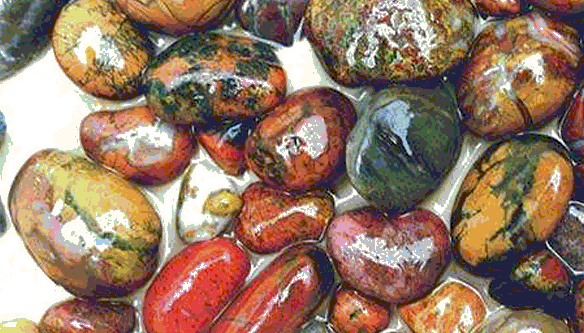
%> input picture 1/src/rock.bmp, 584 x 333 px
$ octave pr1_1.m   (GNU Octave 9; MATLAB toolbox functions it lacks are replaced by stand-ins)
%> lines starting %> are read from the running program, lines starting %| are printed output that depends on the picture; in (x1, y1, x2, y2) boxes, pixels count from 0 and x2, y2 are one past the last pixel; in counts of white or black regions, pixels touching at a corner belong together; the program's own positions count from 1
[img, color_map] = imread('rock.bmp');
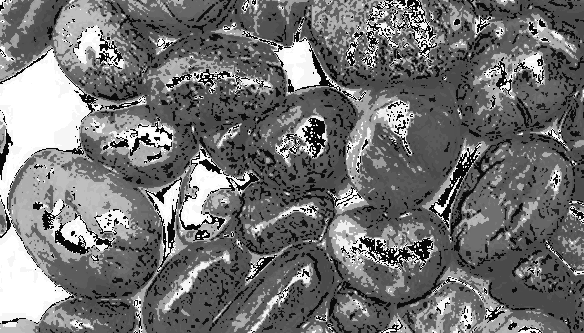
%> img: size 333x584 uint8; min 0, max 255, mean 115.5
%> color_map = 256 rows, first 12: [0 0 0; 0.502 0 0; 0 0.502 0; 0.502 0.502 0; 0 0 0.502; 0.502 0 0.502; 0 0.502 0.502; 0.753 0.753 0.753; 0.753 0.863 0.753; 0.651 0.792 0.941; 0.251 0.125 0; 0.376 0.125 0]
I = im2double(ind2gray(img, color_map));
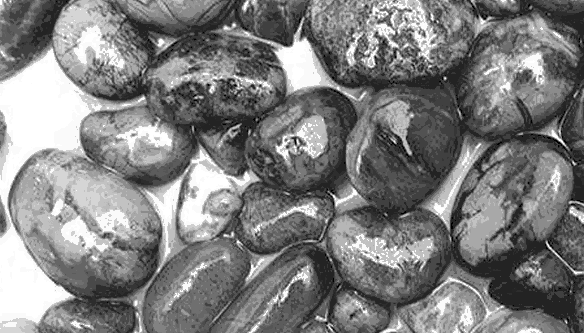
%> I: size 333x584 double; min 0, max 1, mean 0.5

level = DIYiterativeThreshold(I);
%> in DIYiterativeThreshold, `T = 0.5 * (min(I(:)) + max(I(:)));`: T = 0.5
%> the loop in DIYiterativeThreshold, `while abs(T - Tnext) >= 0.5` made 1 pass
%> (Tnext, T) on pass 1: (0.5, 0.498)
%> pass 1, in DIYiterativeThreshold, `g = I >= T;`:
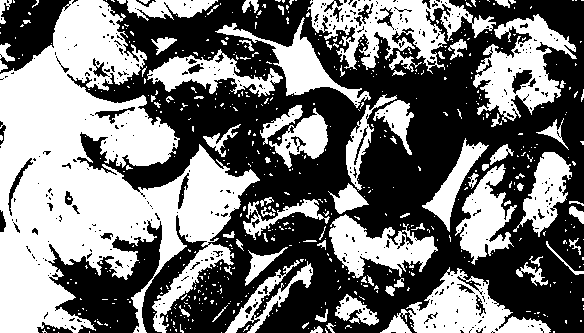
%> g: size 333x584 logical; 46.2% white; 588 white regions (504 under 20 px), largest, box (x1, y1, x2, y2) and area: (0, 0, 260, 333) 43244, (307, 0, 496, 74) 5898, (473, 14, 577, 122) 4961
%> level = 0.498
BW = I > level; % бінаризація

f = figure;
subplot(1,3,1), imshow(img, color_map), title('Оригінал');
subplot(1,3,2), imshow(I), title('Відтінки сірого');
subplot(1,3,3), imshow(BW), title(['Бінаризація, поріг = ', num2str(level)]);
%> after `title(['Бінаризація, поріг = ', num2str(level)])`:
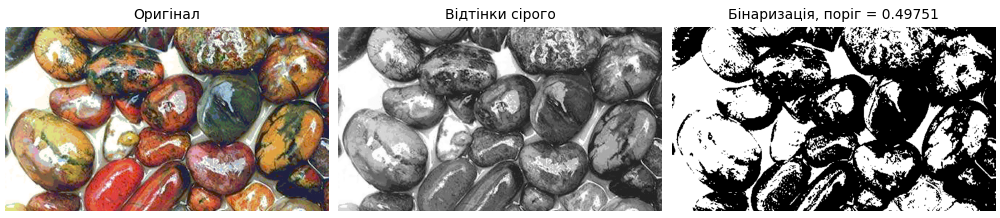
%> figure redrawn from the program's plot data, 3 panels

exportgraphics(f, [mfilename('fullpath') '.png'], 'Resolution', 300);


function T = DIYiterativeThreshold(I)
  T = 0.5 * (min(I(:)) + max(I(:))); %початковий поріг - середнє між min max пікселів
  Tnext = 0;
  while abs(T - Tnext) >= 0.5
    Tnext = T;
    g = I >= T; %логічна маска "світлих" пікселів, які >= порогу
    T = 0.5 * (min(I(g)) + max(I(~g)));%- середнє між min світлих max темних пікселів
  end
end

$ run again, with 1/src/kamen.bmp copied over 1/src/rock.bmp
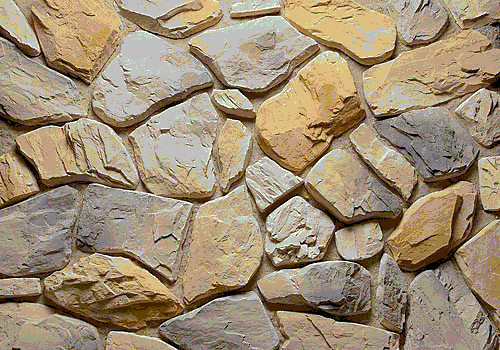
%> input picture 1/src/kamen.bmp, 500 x 350 px
%> color_map = 256 rows, first 12: [0 0 0; 0.502 0 0; 0 0.502 0; 0.502 0.502 0; 0 0 0.502; 0.502 0 0.502; 0 0.502 0.502; 0.753 0.753 0.753; 0.753 0.863 0.753; 0.651 0.792 0.941; 0.251 0.125 0; 0.376 0.125 0]
%> in DIYiterativeThreshold, `T = 0.5 * (min(I(:)) + max(I(:)));`: T = 0.5
%> the loop in DIYiterativeThreshold, `while abs(T - Tnext) >= 0.5` made 1 pass
%> (Tnext, T) on pass 1: (0.5, 0.488)
%> pass 1, in DIYiterativeThreshold, `g = I >= T;`:
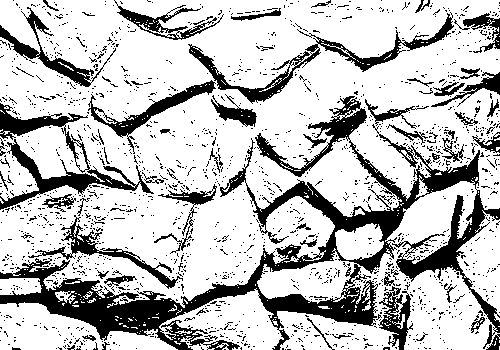
%> g: size 350x500 logical; 74.9% white; 1697 black regions (1631 under 20 px), largest, box (x1, y1, x2, y2) and area: (0, 96, 500, 350) 21160, (0, 103, 154, 210) 3390, (188, 12, 454, 104) 2656
%> level = 0.488
%> `title(['Бінаризація, поріг = ', num2str(level)])`:
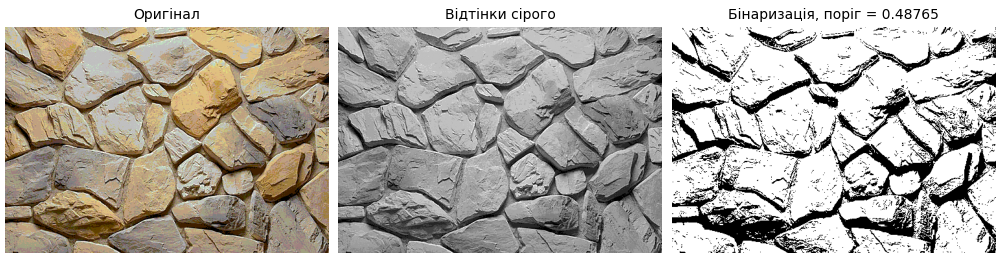
%> figure redrawn from the program's plot data, 3 panels
